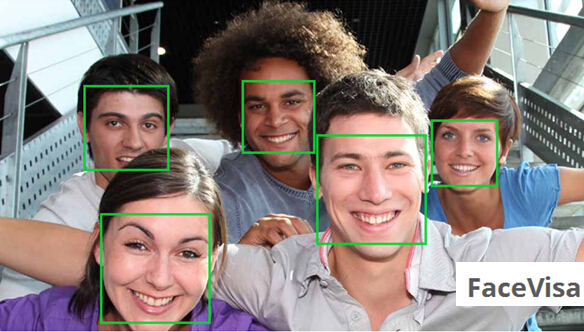
#> input picture 检测效果.jpg, 584 x 332 px, given in place of the camera
$ python fir_person_data.py
#> lines starting #> are read from the running program, lines starting #| are printed output that depends on the picture; after the words box and inside, x2 and y2 are one past the last pixel; in counts of white or black regions, pixels touching at a corner belong together
import cv2
import numpy as np
face_detect=cv2.CascadeClassifier("./haarcascade_frontalface_default.xml")
cap=cv2.VideoCapture(0)
count=100
while(cap.isOpened()):
    ret,frame=cap.read(0)
#> frame is the input picture: shape (332, 584, 3); mean B, G, R 124.9, 129.4, 139.7
    gray=cv2.cvtColor(frame,cv2.COLOR_BGR2GRAY)
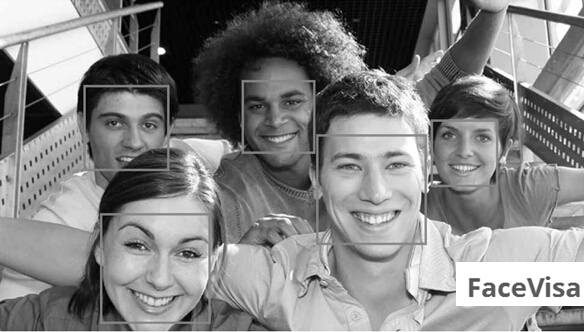
#> gray: shape (332, 584); min 0, max 255, mean 132
    face=face_detect.detectMultiScale(gray,1.3,5)
#> face = [[229, 68, 91, 91], [87, 89, 89, 89], [428, 107, 77, 77], [313, 119, 120, 120], [99, 202, 124, 124]]
    for (x,y,w,h) in face:
        cv2.rectangle(frame,(x,y),(x+w,y+h),(0,0,234),3)
        f=cv2.resize(gray[y:y+h,x:x+w],(200,200))
        #cv2.imwrite("./fir_rawdata_pgm/%s.pgm" %str(count),f)
        cv2.imwrite("fir_person/{}.jpg".format(count), f)
        count +=1
        print ("%s" %str(count))
        if count==200:
            cap.release()
            cv2.destroyAllWindows()
            break
#> this loop made 5 passes
#| 101
#| 102
#| 103
#| 104
#| 105
#> pass 1, `f=cv2.resize(gray[y:y+h,x:x+w],(200,200))`:
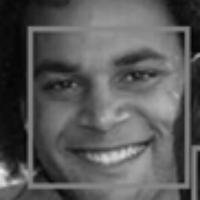
#> f: shape (200, 200); min 4, max 234, mean 89.3
#> pass 2, `f=cv2.resize(gray[y:y+h,x:x+w],(200,200))`:
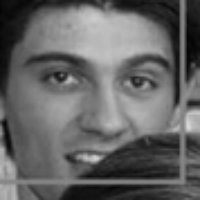
#> f: shape (200, 200); min 4, max 218, mean 100.6
#> pass 3, `f=cv2.resize(gray[y:y+h,x:x+w],(200,200))`:
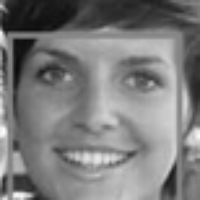
#> f: shape (200, 200); min 10, max 252, mean 123.6
#> after the loop:
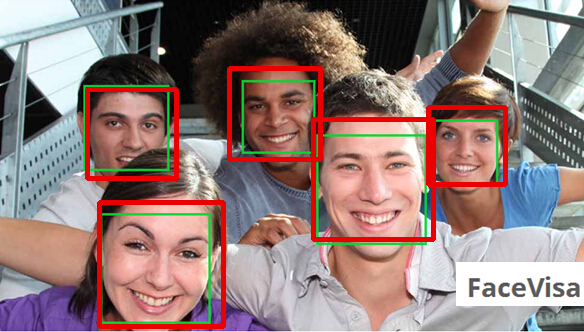
#> frame: shape (332, 584, 3); 5.09% of pixels changed, all inside (x1, y1, x2, y2) = (85, 66, 508, 329)
#> after the loop, count = 105
    cv2.imshow("camera:",frame)
    cv2.waitKey(40)
